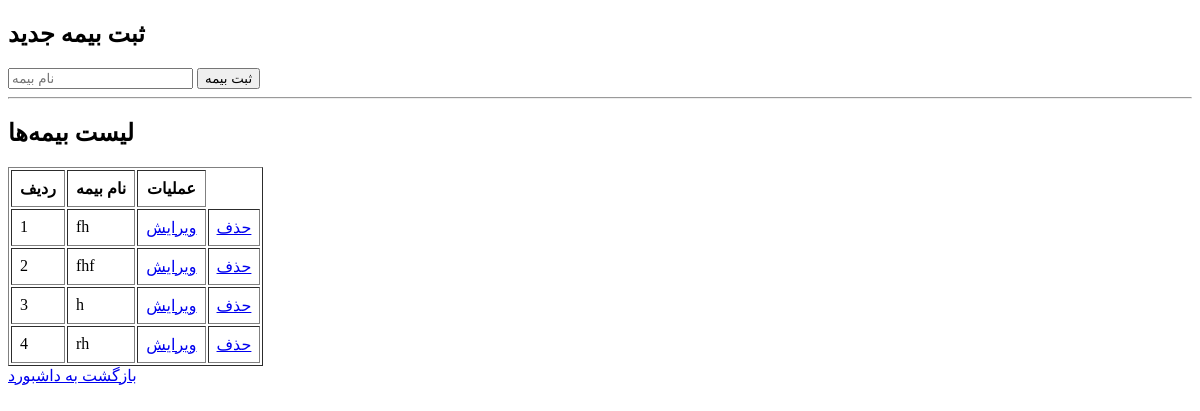
The page /insurance on the database as committed earlier.
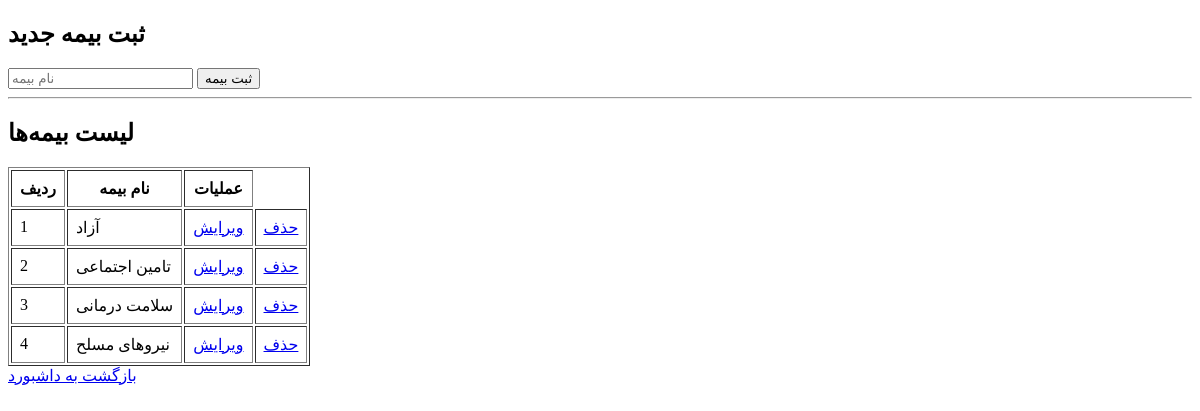
The same page on the database as committed later.
### models.py (models this page shows)
class Insurance(db.Model):
    id = db.Column(db.Integer , primary_key=True)
    name = db.Column(db.String(100) , unique=True , nullable=False)

### routes/routes.py (the view, shortened to what this page needs)
@main_up.route("/insurance" , methods=["GET" , "POST"])
def insurance():
    insurances = Insurance.query.order_by(Insurance.name).all()
    count = Insurance.query.count()
    return render_template("insurance.html" , insurances=insurances , count = count)

### templates/insurance.html (shortened to what this page needs)
<!DOCTYPE html>
<html lang="fa">
<head>
</head>
<body>
    <h2>ثبت بیمه جدید</h2>
    <form method="POST">
        <input
            type="text"
            name="name"
            placeholder="نام بیمه"
            required
        >
        <button type="submit">ثبت بیمه</button>
    </form>
    <hr>
    <h2>لیست بیمه‌ها</h2>
    <table border="1" cellpadding="8">
        <tr>
            <th>ردیف</th>
            <th>نام بیمه</th>
            <th>عملیات</th>
        </tr>
        {% for insurance in insurances %}
        <tr>
            <td>{{ loop.index }}</td>
            <td>{{ insurance.name }}</td>
            <td>
                <a href="{{ url_for('main_up.edit_insurance', id=insurance.id) }}">
                    ویرایش
                </a>
            </td>
            <td>
                <a href="{{ url_for('main_up.delete_insurance', id=insurance.id) }}"
                   onclick="return confirm('از حذف این بیمه مطمئن هستید؟')">
                    حذف
                </a>
            </td>
        </tr>
        {% endfor %}
    </table>
<a href="/dashboard">بازگشت به داشبورد</a>
</body>
</html>

Rows that differ between the two databases and show on the page:
removed Insurance: name "fh"
removed Insurance: name "fhf"
added Insurance: name "آزاد"
changed Insurance: name "h" → "تامین اجتماعی"
added Insurance: name "سلامت درمانی"
changed Insurance: name "rh" → "نیروهای مسلح"
